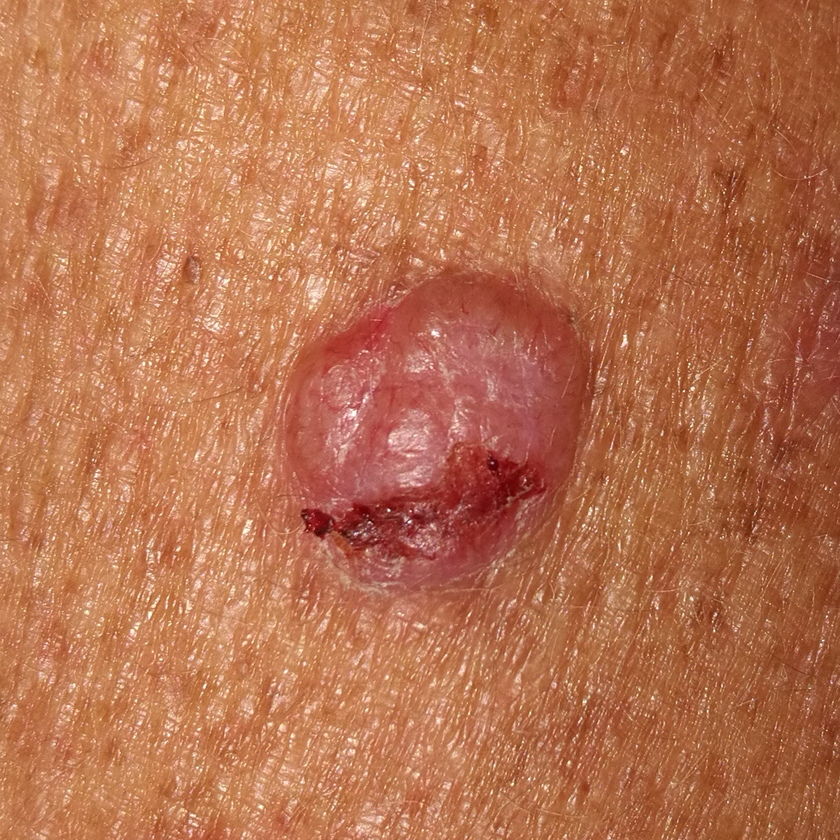
#> input picture Images/BCC/PAT_180_279_746.png, 840 x 840 px, shrunk from 1441 x 1441 before the run
$ python -i extract_features.py   (imports and definitions only)   (older library calls are emulated)
#> lines starting #> are read from the running program, lines starting #| are printed output that depends on the picture; after the words box and inside, x2 and y2 are one past the last pixel; in counts of white or black regions, pixels touching at a corner belong together
#> further down, picture is the input picture: shape (840, 840, 3); mean B, G, R 78.7, 113.8, 183.7
import cv2
import numpy as np
from skimage import measure
import sys
import os

def extract_features(image):
    segmented_image = segment_skin_lesion(image)

    values = get_feature_values(image, segmented_image)

    return np.array(values, dtype=np.double)

def get_feature_values(original_image, segmented_image):
    grayscale_segmented_image = cv2.cvtColor(segmented_image, cv2.COLOR_BGR2GRAY)

    contour = find_contours(grayscale_segmented_image)

    #symmetry_score = calculate_symmetry(grayscale_segmented_image, contour) //Axed after chi tests
    mean_blue, mean_green, mean_red, std_dev_blue, std_dev_green, std_dev_red = color_contrast_and_variety(segmented_image, contour)
    compactness_value = compactness(contour)
    #elongation_value = elongation(contour) //Axed after chi tests
    roundness_value = roundness(contour)

    grayscale_original_image = cv2.cvtColor(original_image, cv2.COLOR_BGR2GRAY)
    #border_sharpness_value = border_sharpness(grayscale_original_image, contour) //Axed after chi tests

    return mean_green, mean_red, std_dev_green, std_dev_red, compactness_value, roundness_value

def find_contours(grayscale_image):
    _, thresholded = cv2.threshold(grayscale_image, 1, 255, cv2.THRESH_BINARY)
    contours, _ = cv2.findContours(thresholded, cv2.RETR_EXTERNAL, cv2.CHAIN_APPROX_SIMPLE)
    return max(contours, key=cv2.contourArea)

# [33 lines left out: functions calculate_center, split_lesion, calculate_symmetry, not called in this run]

def color_contrast_and_variety(image, contour):
    # Create a mask for the lesion
    mask = np.zeros(image.shape[:2], dtype="uint8")
    cv2.drawContours(mask, [contour], -1, 255, -1)

    # Apply the mask to the image
    masked_image = cv2.bitwise_and(image, image, mask=mask)

    # Calculate the mean and standard deviation of the pixel intensities in each channel
    mean, std_dev = cv2.meanStdDev(masked_image, mask=mask)

    mean_blue = mean[0][0]
    mean_green = mean[1][0]
    mean_red = mean[2][0]
    std_dev_blue = std_dev[0][0]
    std_dev_green = std_dev[1][0]
    std_dev_red = std_dev[2][0]

    return mean_blue, mean_green, mean_red, std_dev_blue, std_dev_green, std_dev_red

def compactness(contour):
    area = cv2.contourArea(contour)
    perimeter = cv2.arcLength(contour, True)
    compactness_value = 4 * np.pi * area / (perimeter ** 2)
    return compactness_value

# [4 lines left out: function elongation, not called in this run]

def roundness(contour):
    area = cv2.contourArea(contour)
    _, radius = cv2.minEnclosingCircle(contour)
    circle_area = np.pi * radius ** 2
    roundness_value = area / circle_area
    return roundness_value

# [18 lines left out: function border_sharpness, not called in this run]

def segment_skin_lesion(image):
    # Apply a bilateral filter to reduce noise while preserving edges
    filtered_image = cv2.bilateralFilter(image, 15, 20, 20)

    # Apply Gaussian blur
    blurred_image = cv2.GaussianBlur(filtered_image, (5, 5), 0)

    # Calculate the average skin color by sampling the perimeters of the blurred image
    border_size = 20
    top_border = blurred_image[:border_size, :]
    bottom_border = blurred_image[-border_size:, :]
    left_border = blurred_image[border_size:-border_size, :border_size]
    right_border = blurred_image[border_size:-border_size, -border_size:]

    borders = np.concatenate([top_border.flatten(), bottom_border.flatten(), left_border.flatten(), right_border.flatten()])
    borders = borders.reshape(-1, 3)
    avg_skin_color = np.mean(borders, axis=0)
#> avg_skin_color = [71.37, 108.7, 177.3]

    # Calculate the average lesion color by sampling the central region of the blurred image
    central_size = 30
    h, w, _ = blurred_image.shape
    central_region = blurred_image[h // 2 - central_size // 2:h // 2 + central_size // 2,
                                   w // 2 - central_size // 2:w // 2 + central_size // 2]
    avg_lesion_color = np.mean(central_region.reshape(-1, 3), axis=0)
#> avg_lesion_color = [117.2, 124.4, 197.6]

    # Calculate the absolute difference between the blurred image and the average skin color and average lesion color
    skin_diff_image = np.abs(blurred_image.astype(np.float32) - avg_skin_color.astype(np.float32))
    skin_diff_image = np.sum(skin_diff_image, axis=2)
#> skin_diff_image: shape (840, 840) float32
    lesion_diff_image = np.abs(blurred_image.astype(np.float32) - avg_lesion_color.astype(np.float32))
    lesion_diff_image = np.sum(lesion_diff_image, axis=2)
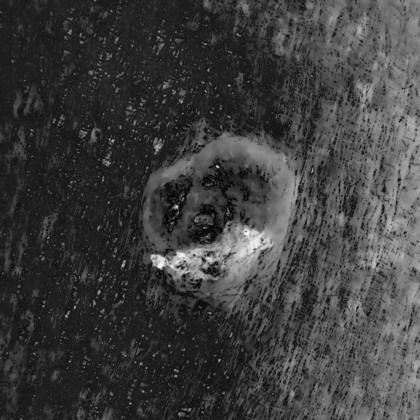
#> lesion_diff_image: shape (840, 840) float32 (shown at 1/2 size); min 1.04, max 338.2, mean 83.7; drawn with min black and max white

    # Create a binary mask based on both the skin and lesion difference images
    skin_threshold = 125
    lesion_threshold = 190
    binary_image = np.logical_and(skin_diff_image > skin_threshold, lesion_diff_image < lesion_threshold)
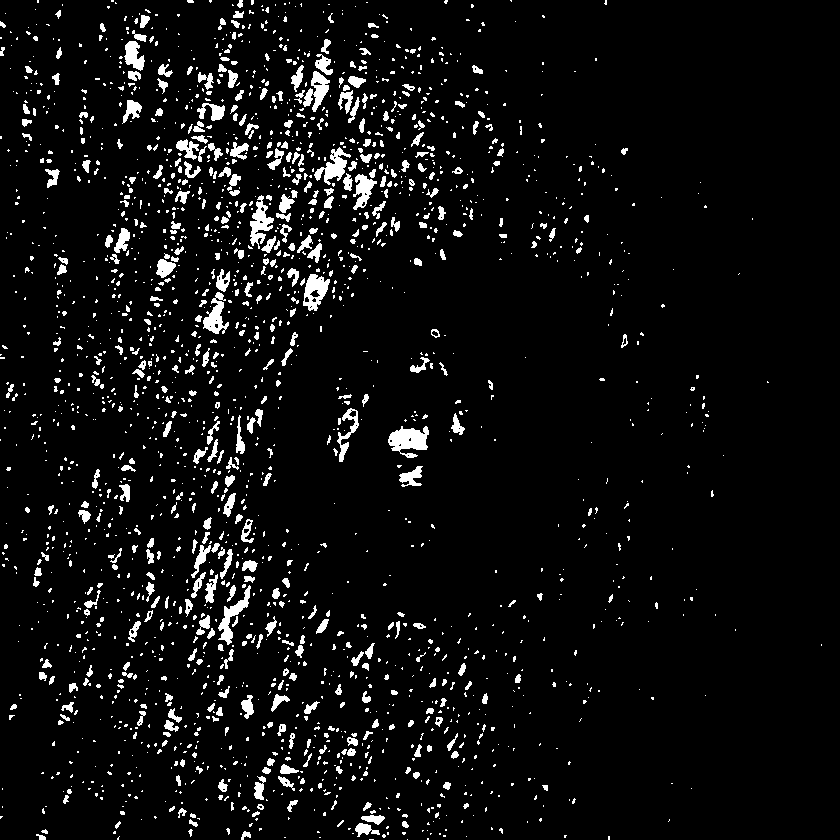
#> binary_image: shape (840, 840) bool; 5.8% white; 2269 white regions (1775 under 20 px), largest, box (x1, y1, x2, y2) and area: (388, 426, 429, 458) 797, (250, 195, 274, 249) 586, (314, 147, 351, 185) 571

    # Perform morphological closing operation to fill small gaps and remove noise
    closing_kernel = cv2.getStructuringElement(cv2.MORPH_ELLIPSE, (35, 35))
    closed_image = cv2.morphologyEx(binary_image.astype(np.uint8), cv2.MORPH_CLOSE, closing_kernel)
#> closed_image: shape (840, 840); values 0 (black) and 1 (white), 46.7% white; 71 white regions (51 under 20 px), largest, box (x1, y1, x2, y2) and area: (0, 0, 630, 840) 315572, (388, 380, 494, 491) 3681, (558, 478, 631, 552) 2709

    # Perform morphological opening operation to remove small regions like hair
    opening_kernel = cv2.getStructuringElement(cv2.MORPH_ELLIPSE, (5, 5))
    opened_image = cv2.morphologyEx(closed_image, cv2.MORPH_OPEN, opening_kernel)
#> opened_image: shape (840, 840); values 0 (black) and 1 (white), 46.5% white; 19 white regions (3 under 20 px), largest, box (x1, y1, x2, y2) and area: (0, 0, 629, 840) 315072, (388, 382, 493, 489) 3654, (571, 480, 630, 549) 2655

    # Label the segmented regions
    labels = measure.label(opened_image)
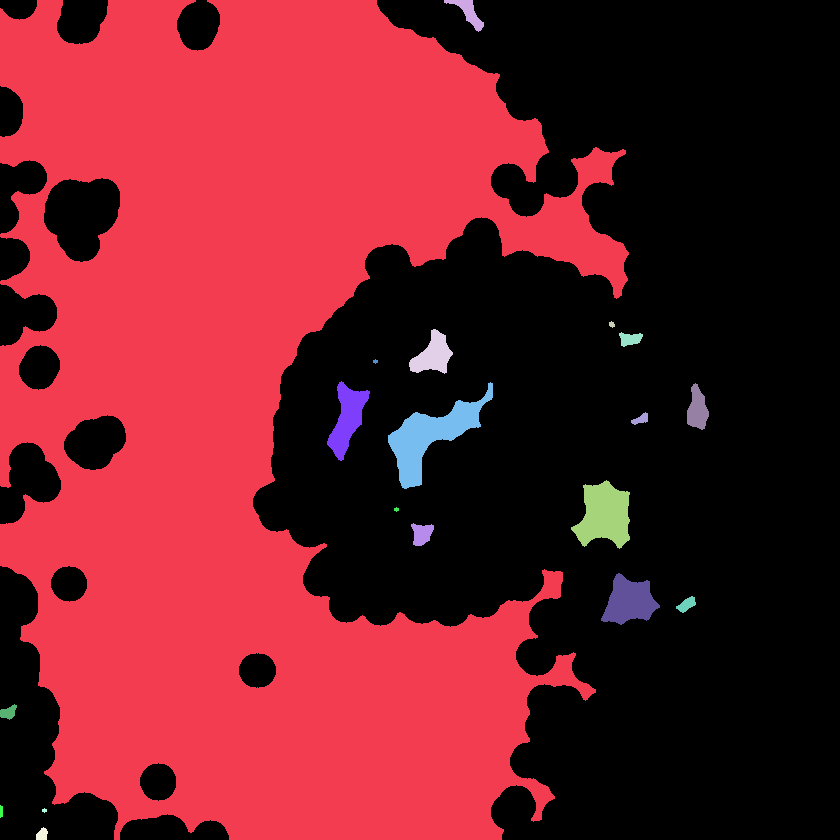
#> labels: shape (840, 840) int64; 20 distinct labels, from 0 to 19; one colour per label, 0 black

    # Find the region with the largest area (assuming it's the skin lesion)
    largest_region = None
    max_area = 0
    for region in measure.regionprops(labels):
        # Remove small regions or regions with high eccentricity
        if region.area < 100 or region.eccentricity > 0.99:
            labels[labels == region.label] = 0
        elif region.area > max_area:
            max_area = region.area
            largest_region = region
#> this loop made 19 passes
#> max_area on pass 1: 315072
#> labels: shape (840, 840) int64; 15 distinct labels, from 0 to 19
#> after the loop, max_area = 315072

    # Create a mask for the largest region
    mask = np.zeros_like(closed_image)
    mask[labels == largest_region.label] = 1

    # Invert the mask (masks the lesion for debugging purposes)
    #inverted_mask = 1 - mask

    # Apply the inverted mask to the original image
    segmented_image = image.copy()
    #segmented_image[inverted_mask == 0] = (0, 0, 0)
    segmented_image[mask == 0] = (0, 0, 0)

    return segmented_image

>>> import cv2
>>> picture = cv2.imread('../Images/BCC/PAT_180_279_746.png')
>>> result = extract_features(picture)
#> in find_contours, `contours, _ = cv2.findContours(thresholded, cv2.RETR_EXTERNAL, cv2.CHA..`: contours = 1 contour; box (x1, y1, x2, y2) and area: (0, 0, 629, 840) 324280
#> in get_feature_values, `contour = find_contours(grayscale_segmented_image)`: contour = contour of 2103 points, box (x1, y1, x2, y2) (0, 0, 629, 840), area 324280
#> in color_contrast_and_variety, `cv2.drawContours(mask, [contour], -1, 255, -1)`:
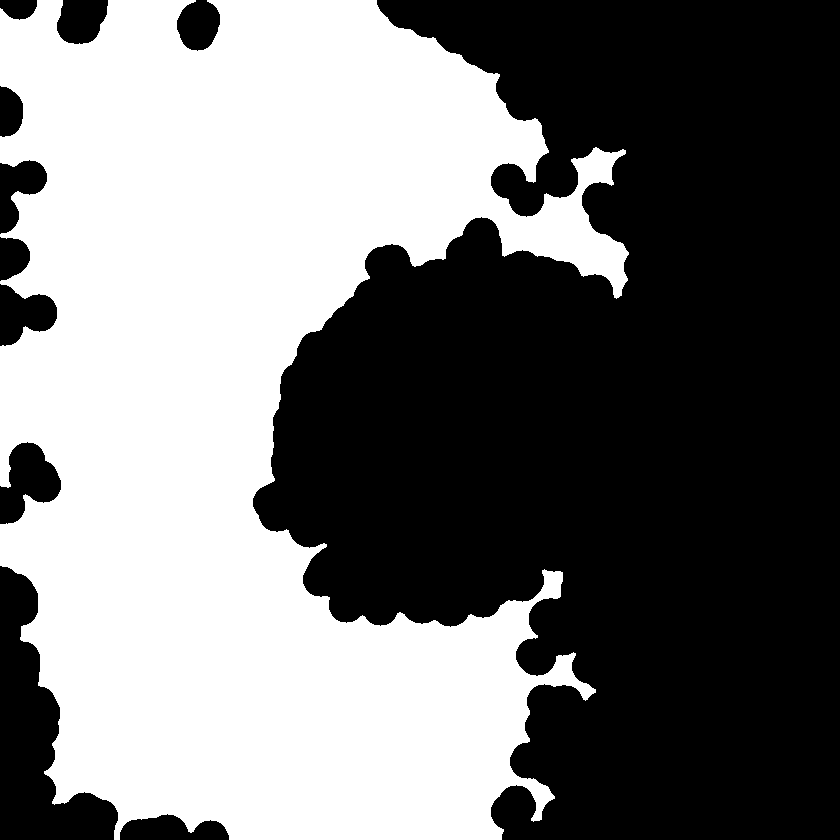
#> mask: shape (840, 840); 46.3% white; 1 white region, box (x1, y1, x2, y2) and area: (0, 0, 629, 840) 326586
#> in color_contrast_and_variety, `mean, std_dev = cv2.meanStdDev(masked_image, mask=mask)`: mean = [90.62, 129.5, 194.2]; std_dev = [30.64, 34.02, 41.22]
#> in color_contrast_and_variety, `mean_blue = mean[0][0]`: mean_blue = 90.62
#> in color_contrast_and_variety, `mean_green = mean[1][0]`: mean_green = 129.5
#> in color_contrast_and_variety, `mean_red = mean[2][0]`: mean_red = 194.2
#> in color_contrast_and_variety, `std_dev_blue = std_dev[0][0]`: std_dev_blue = 30.64
#> in color_contrast_and_variety, `std_dev_green = std_dev[1][0]`: std_dev_green = 34.02
#> in color_contrast_and_variety, `std_dev_red = std_dev[2][0]`: std_dev_red = 41.22
#> in get_feature_values, `mean_blue, mean_green, mean_red, std_dev_blue, std_dev_green, std_dev_..`: mean_blue = 90.62; mean_green = 129.5; mean_red = 194.2; std_dev_blue = 30.64; std_dev_green = 34.02; std_dev_red = 41.22
#> in compactness, `area = cv2.contourArea(contour)`: area = 324280
#> in compactness, `perimeter = cv2.arcLength(contour, True)`: perimeter = 5245.4
#> in compactness, `compactness_value = 4 * np.pi * area / (perimeter ** 2)`: compactness_value = 0.148
#> in roundness, `area = cv2.contourArea(contour)`: area = 324280
#> in roundness, `_, radius = cv2.minEnclosingCircle(contour)`: radius = 487.4
#> in roundness, `circle_area = np.pi * radius ** 2`: circle_area = 746444.2
#> in roundness, `roundness_value = area / circle_area`: roundness_value = 0.434
#> in get_feature_values, `grayscale_original_image = cv2.cvtColor(original_image, cv2.COLOR_BGR2..`:
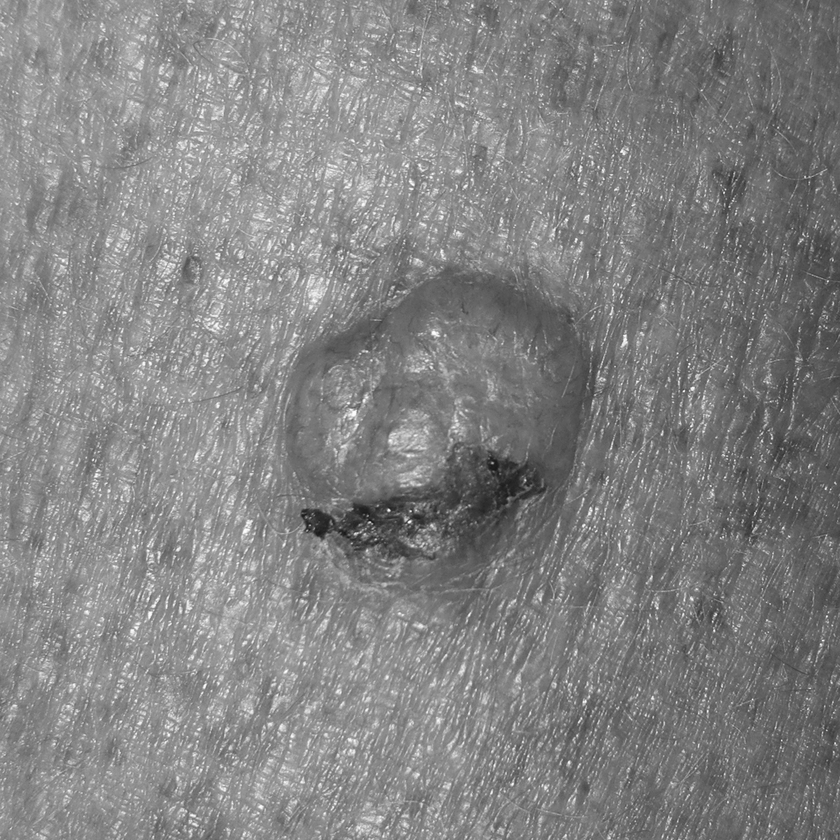
#> grayscale_original_image: shape (840, 840); min 21, max 254, mean 130.7
#> in extract_features, `values = get_feature_values(image, segmented_image)`: values = (129.5, 194.2, 34.02, 41.22, 0.148, 0.434)
#> result = [129.5, 194.2, 34.02, 41.22, 0.148, 0.434]

$ run again, on Images/BCC/PAT_217_1290_283.png
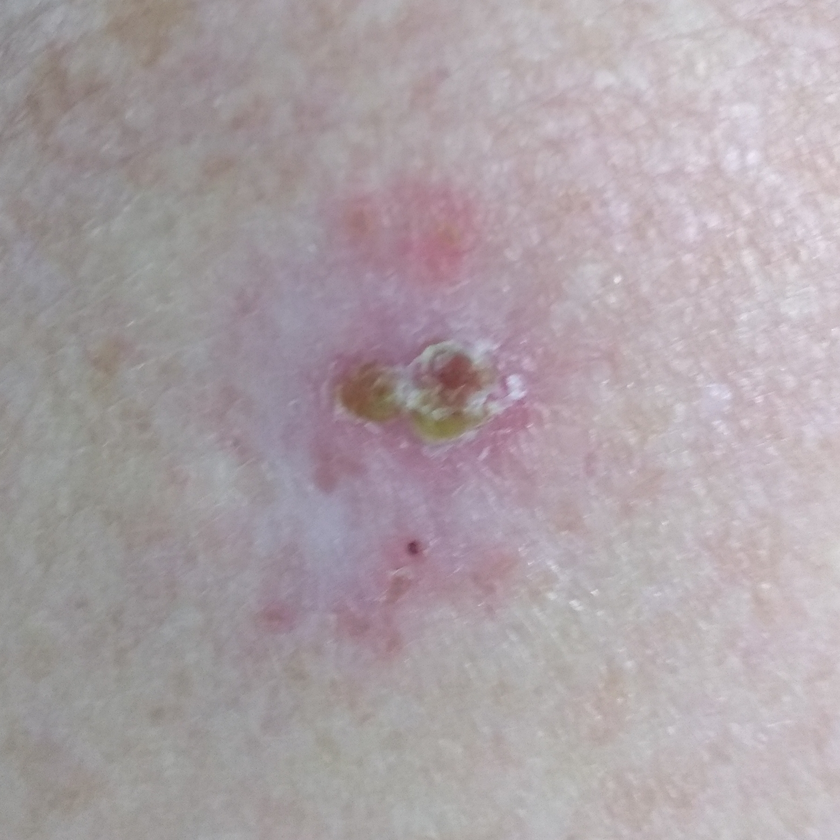
#> input picture Images/BCC/PAT_217_1290_283.png, 840 x 840 px, shrunk from 1804 x 1804 before the run
#> picture is the input picture: shape (840, 840, 3); mean B, G, R 165.6, 161.3, 171.4
#> avg_skin_color = [171.2, 169.6, 176]
#> avg_lesion_color = [106.6, 122.2, 135.9]
#> binary_image: shape (840, 840) bool; 1.6% white; 10 white regions, largest, box (x1, y1, x2, y2) and area: (329, 339, 482, 445) 9266, (46, 63, 73, 110) 559, (26, 94, 42, 118) 262
#> closed_image: shape (840, 840); values 0 (black) and 1 (white), 2% white; 7 white regions, largest, box (x1, y1, x2, y2) and area: (329, 339, 482, 445) 11356, (26, 63, 99, 118) 1697, (405, 540, 422, 560) 250
#> opened_image: shape (840, 840); values 0 (black) and 1 (white), 2% white; 7 white regions, largest, box (x1, y1, x2, y2) and area: (329, 339, 482, 445) 11343, (26, 64, 99, 117) 1690, (405, 540, 422, 559) 246
#> the loop in segment_skin_lesion, `for region in measure.regionprops(labels):` made 7 passes
#> max_area on passes 1 to 2: 1690, 11343
#> after the loop in segment_skin_lesion, `for region in measure.regionprops(labels):`:
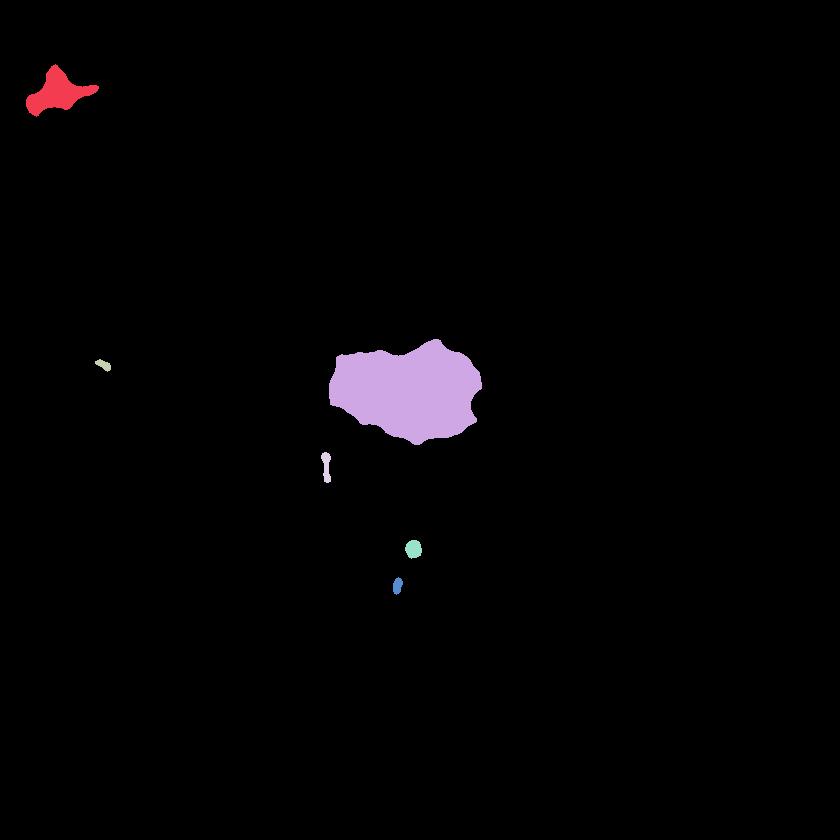
#> labels: shape (840, 840) int64; 7 distinct labels, from 0 to 6; one colour per label, 0 black
#> after the loop in segment_skin_lesion, `for region in measure.regionprops(labels):`: max_area = 11343
#> thresholded: shape (840, 840); 1.6% white; 1 white region
#> contours = 1 contour; box (x1, y1, x2, y2) and area: (329, 339, 482, 445) 11146
#> contour = contour of 208 points, box (x1, y1, x2, y2) (329, 339, 482, 445), area 11146
#> mean = [107.9, 111.3, 135.4]; std_dev = [24.19, 19.25, 11.09]
#> in color_contrast_and_variety, `mean_blue = mean[0][0]`: mean_blue = 107.9
#> in color_contrast_and_variety, `mean_green = mean[1][0]`: mean_green = 111.3
#> in color_contrast_and_variety, `mean_red = mean[2][0]`: mean_red = 135.4
#> in color_contrast_and_variety, `std_dev_blue = std_dev[0][0]`: std_dev_blue = 24.19
#> in color_contrast_and_variety, `std_dev_green = std_dev[1][0]`: std_dev_green = 19.25
#> in color_contrast_and_variety, `std_dev_red = std_dev[2][0]`: std_dev_red = 11.09
#> in get_feature_values, `mean_blue, mean_green, mean_red, std_dev_blue, std_dev_green, std_dev_..`: mean_blue = 107.9; mean_green = 111.3; mean_red = 135.4; std_dev_blue = 24.19; std_dev_green = 19.25; std_dev_red = 11.09
#> in compactness, `area = cv2.contourArea(contour)`: area = 11145.5
#> perimeter = 455.5
#> in compactness, `compactness_value = 4 * np.pi * area / (perimeter ** 2)`: compactness_value = 0.675
#> in roundness, `area = cv2.contourArea(contour)`: area = 11145.5
#> radius = 76.98
#> circle_area = 18614.4
#> in roundness, `roundness_value = area / circle_area`: roundness_value = 0.599
#> in get_feature_values, `grayscale_original_image = cv2.cvtColor(original_image, cv2.COLOR_BGR2..`:
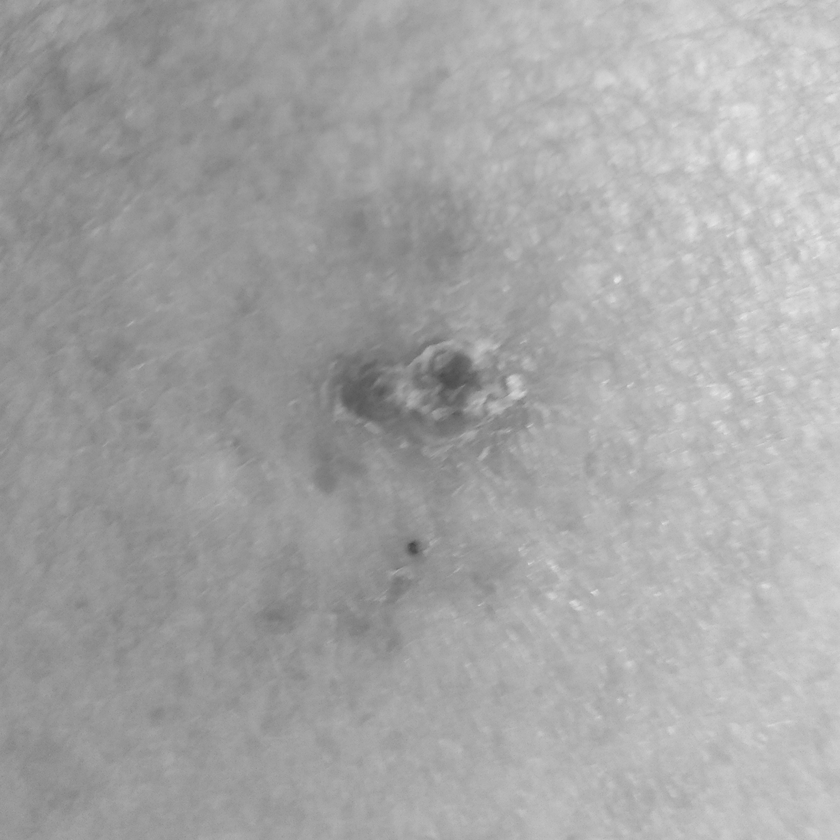
#> grayscale_original_image: shape (840, 840); min 68, max 237, mean 164.8
#> values = (111.3, 135.4, 19.25, 11.09, 0.675, 0.599)
#> result = [111.3, 135.4, 19.25, 11.09, 0.675, 0.599]
